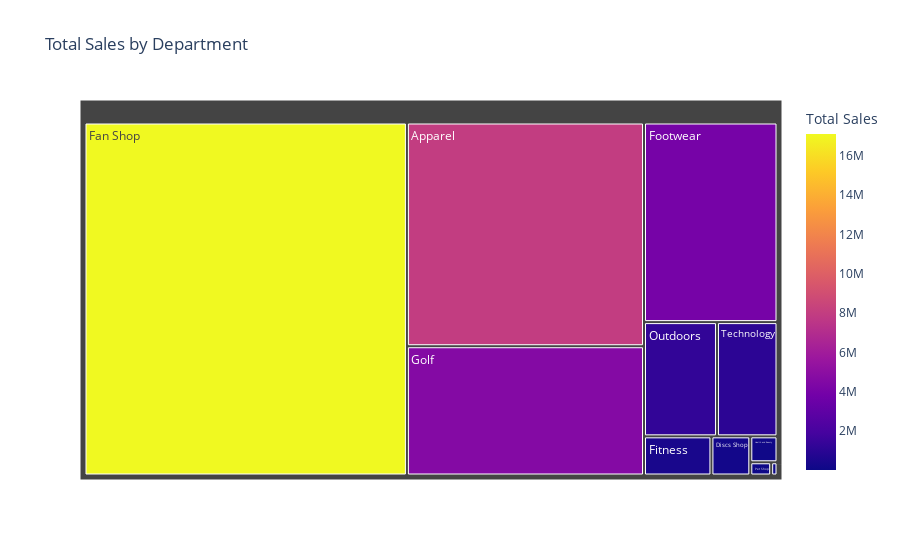
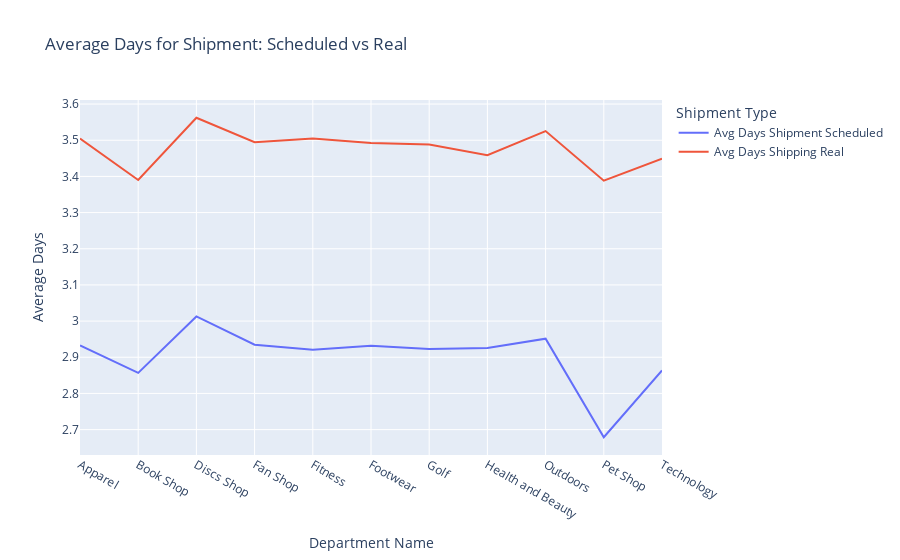
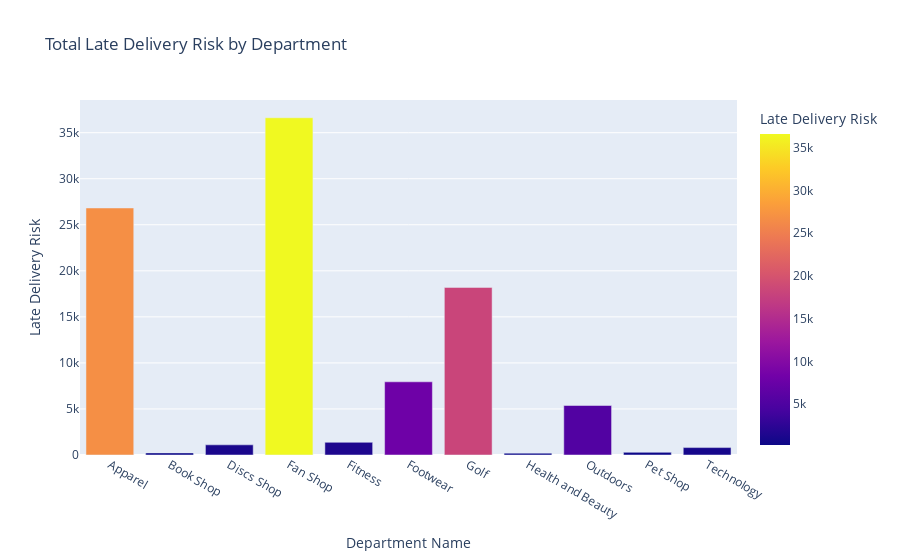

The cell these charts' notebook holds for them, in order:
### Code cell
fig = px.treemap(
    department_group,
    path=['Department Name'],
    values='Total Sales',   
    color='Total Sales',  
    title='Total Sales by Department',
    labels={'Total Sales': 'Total Sales'},
    hover_data={
        'Total Sales': ':.1f', 
        'Average Sales per Customer': ':.1f', 
        'Avg Days Shipment Scheduled': ':.1f', 
        'Avg Days Shipping Real': ':.1f', 
        'Avg Late Delivery Risk': ':.1f'
    }
)

fig.show()

# Interactive Plot for Average Days for Shipment (Scheduled vs Real)
fig2 = px.line(department_group, x='Department Name', 
               y=['Avg Days Shipment Scheduled', 'Avg Days Shipping Real'], 
               title='Average Days for Shipment: Scheduled vs Real', 
               labels={'value':'Average Days', 'variable':'Shipment Type'}, 
               hover_data={'value': ':.1f'})

fig2.show()

# Interactive Plot for Late Delivery Risk
fig3 = px.bar(department_group, x='Department Name', y='Total Late Delivery Risk', 
              color='Total Late Delivery Risk', title='Total Late Delivery Risk by Department',
              labels={'Total Late Delivery Risk':'Late Delivery Risk'},
              hover_data={'Total Late Delivery Risk': ':.1f'})

fig3.show()

### Figure 1 — Plotly figure (JSON) as saved in the notebook; plotly's stock layout.template omitted (floating-point values rounded to 4 significant figures)
{"data": [{"branchvalues": "total", "customdata": [[7976000.0, 146.3, 2.933, 3.505, 0.5475], [12590.0, 27.91, 2.857, 3.39, 0.5654], [228900.0, 101.5, 3.013, 3.562, 0.5444], [17110000.0, 230.0, 2.935, 3.495, 0.5477], [397100.0, 144.1, 2.921, 3.505, 0.5555], [4006000.0, 247.8, 2.932, 3.492, 0.5473], [4609000.0, 124.7, 2.923, 3.489, 0.5478], [106100.0, 263.4, 2.925, 3.459, 0.558], [1253000.0, 116.2, 2.951, 3.525, 0.5549], [41520.0, 75.85, 2.679, 3.388, 0.5894], [1040000.0, 637.4, 2.863, 3.449, 0.5502]], "domain": {"x": [0, 1], "y": [0, 1]}, "hovertemplate": "labels=%{label}<br>Total Sales_sum=%{value}<br>parent=%{parent}<br>id=%{id}<br>Total Sales=%{color:.1f}<br>Average Sales per Customer=%{customdata[1]:.1f}<br>Avg Days Shipment Scheduled=%{customdata[2]:.1f}<br>Avg Days Shipping Real=%{customdata[3]:.1f}<br>Avg Late Delivery Risk=%{customdata[4]:.1f}<extra></extra>", "ids": ["Apparel", "Book Shop", "Discs Shop", "Fan Shop", "Fitness", "Footwear", "Golf", "Health and Beauty ", "Outdoors", "Pet Shop", "Technology"], "labels": ["Apparel", "Book Shop", "Discs Shop", "Fan Shop", "Fitness", "Footwear", "Golf", "Health and Beauty ", "Outdoors", "Pet Shop", "Technology"], "marker": {"coloraxis": "coloraxis", "colors": [7976000.0, 12590.0, 228900.0, 17110000.0, 397100.0, 4006000.0, 4609000.0, 106100.0, 1253000.0, 41520.0, 1040000.0]}, "name": "", "parents": ["", "", "", "", "", "", "", "", "", "", ""], "type": "treemap", "values": [7976000.0, 12590.0, 228900.0, 17110000.0, 397100.0, 4006000.0, 4609000.0, 106100.0, 1253000.0, 41520.0, 1040000.0]}], "layout": {"coloraxis": {"colorbar": {"title": {"text": "Total Sales"}}, "colorscale": [[0, "#0d0887"], [0.1111, "#46039f"], [0.2222, "#7201a8"], [0.3333, "#9c179e"], [0.4444, "#bd3786"], [0.5556, "#d8576b"], [0.6667, "#ed7953"], [0.7778, "#fb9f3a"], [0.8889, "#fdca26"], [1, "#f0f921"]]}, "legend": {"tracegroupgap": 0}, "title": {"text": "Total Sales by Department"}}}

### Figure 2 — Plotly figure (JSON) as saved in the notebook; plotly's stock layout.template omitted (floating-point values rounded to 4 significant figures)
{"data": [{"hovertemplate": "Shipment Type=Avg Days Shipment Scheduled<br>Department Name=%{x}<br>Average Days=%{y:.1f}<extra></extra>", "legendgroup": "Avg Days Shipment Scheduled", "line": {"color": "#636efa", "dash": "solid"}, "marker": {"symbol": "circle"}, "mode": "lines", "name": "Avg Days Shipment Scheduled", "orientation": "v", "showlegend": true, "type": "scatter", "x": ["Apparel", "Book Shop", "Discs Shop", "Fan Shop", "Fitness", "Footwear", "Golf", "Health and Beauty ", "Outdoors", "Pet Shop", "Technology"], "xaxis": "x", "y": [2.933, 2.857, 3.013, 2.935, 2.921, 2.932, 2.923, 2.925, 2.951, 2.679, 2.863], "yaxis": "y"}, {"hovertemplate": "Shipment Type=Avg Days Shipping Real<br>Department Name=%{x}<br>Average Days=%{y:.1f}<extra></extra>", "legendgroup": "Avg Days Shipping Real", "line": {"color": "#EF553B", "dash": "solid"}, "marker": {"symbol": "circle"}, "mode": "lines", "name": "Avg Days Shipping Real", "orientation": "v", "showlegend": true, "type": "scatter", "x": ["Apparel", "Book Shop", "Discs Shop", "Fan Shop", "Fitness", "Footwear", "Golf", "Health and Beauty ", "Outdoors", "Pet Shop", "Technology"], "xaxis": "x", "y": [3.505, 3.39, 3.562, 3.495, 3.505, 3.492, 3.489, 3.459, 3.525, 3.388, 3.449], "yaxis": "y"}], "layout": {"legend": {"title": {"text": "Shipment Type"}, "tracegroupgap": 0}, "title": {"text": "Average Days for Shipment: Scheduled vs Real"}, "xaxis": {"anchor": "y", "domain": [0, 1], "title": {"text": "Department Name"}}, "yaxis": {"anchor": "x", "domain": [0, 1], "title": {"text": "Average Days"}}}}

### Figure 3 — Plotly figure (JSON) as saved in the notebook; plotly's stock layout.template omitted (floating-point values rounded to 4 significant figures)
{"data": [{"alignmentgroup": "True", "hovertemplate": "Department Name=%{x}<br>Late Delivery Risk=%{marker.color:.1f}<extra></extra>", "legendgroup": "", "marker": {"color": [26825, 229, 1103, 36623, 1377, 7949, 18198, 202, 5375, 290, 806], "coloraxis": "coloraxis", "pattern": {"shape": ""}}, "name": "", "offsetgroup": "", "orientation": "v", "showlegend": false, "textposition": "auto", "type": "bar", "x": ["Apparel", "Book Shop", "Discs Shop", "Fan Shop", "Fitness", "Footwear", "Golf", "Health and Beauty ", "Outdoors", "Pet Shop", "Technology"], "xaxis": "x", "y": [26825, 229, 1103, 36623, 1377, 7949, 18198, 202, 5375, 290, 806], "yaxis": "y"}], "layout": {"barmode": "relative", "coloraxis": {"colorbar": {"title": {"text": "Late Delivery Risk"}}, "colorscale": [[0, "#0d0887"], [0.1111, "#46039f"], [0.2222, "#7201a8"], [0.3333, "#9c179e"], [0.4444, "#bd3786"], [0.5556, "#d8576b"], [0.6667, "#ed7953"], [0.7778, "#fb9f3a"], [0.8889, "#fdca26"], [1, "#f0f921"]]}, "legend": {"tracegroupgap": 0}, "title": {"text": "Total Late Delivery Risk by Department"}, "xaxis": {"anchor": "y", "domain": [0, 1], "title": {"text": "Department Name"}}, "yaxis": {"anchor": "x", "domain": [0, 1], "title": {"text": "Late Delivery Risk"}}}}
